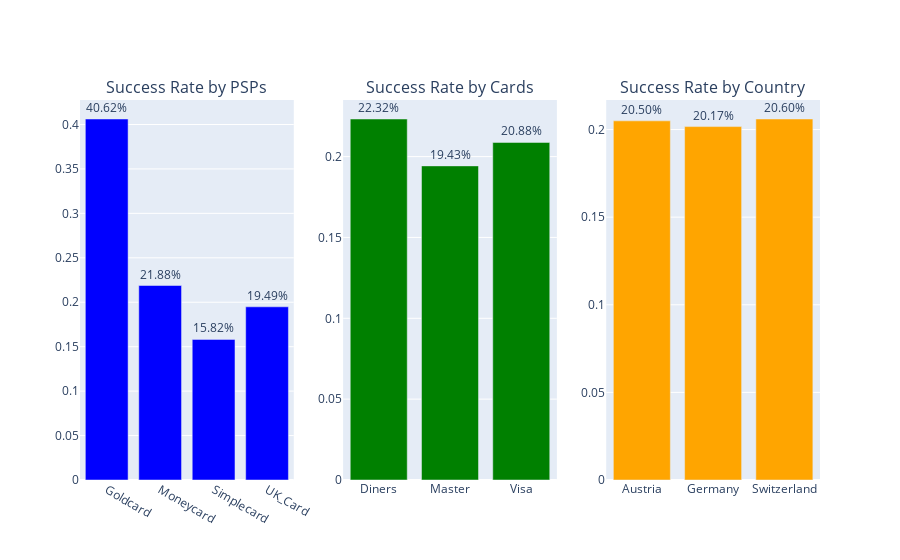

Notebook source saved alongside this figure:
### Code cell
#Calculating Avg success rates
df3["psp_success_rate"]=df3.groupby(['PSP'])[['success']].transform('mean')
df3["card_success_rate"]=df3.groupby(['card'])[['success']].transform('mean')
df3["country_success_rate"]=df3.groupby(['country'])[['success']].transform('mean')


#Creating tables for PSPs, cards, countries and their success rates
rates = df3[["PSP","card","country","psp_success_rate","card_success_rate","country_success_rate"]]
psp_success_rate_df = rates.groupby(["PSP"])[["psp_success_rate"]].mean().reset_index()
card_success_rate_df = rates.groupby(["card"])[["card_success_rate"]].mean().reset_index()
country_success_rate_df = rates.groupby(["country"])[["country_success_rate"]].mean().reset_index()

display(psp_success_rate_df)
display(card_success_rate_df)
display(country_success_rate_df)


#Plotting the success rates
trace_A = go.Bar(x=psp_success_rate_df['PSP'], y=psp_success_rate_df['psp_success_rate'], name='Txn Success Rate by PSPs', marker_color='blue', text=psp_success_rate_df["psp_success_rate"])
trace_B = go.Bar(x=card_success_rate_df['card'], y=card_success_rate_df['card_success_rate'], name='Txn Success Rate by Cards', marker_color='green', text=card_success_rate_df["card_success_rate"])
trace_C = go.Bar(x=country_success_rate_df['country'], y=country_success_rate_df['country_success_rate'], name='Txn Success Rate by Country', marker_color='orange', text=country_success_rate_df["country_success_rate"])

#Creating subplots
fig = plotly.subplots.make_subplots(rows=1, cols=3, subplot_titles=("Success Rate by PSPs", "Success Rate by Cards","Success Rate by Country"))

fig.add_trace(trace_A, row=1, col=1)
fig.add_trace(trace_B, row=1, col=2)
fig.add_trace(trace_C, row=1, col=3)

fig.update_layout(showlegend=False)
fig.update_traces(texttemplate='%{text:.2%}', textposition='outside')
fig.show()

### Figure 1 — Plotly figure (JSON) as saved in the notebook; plotly's stock layout.template omitted (floating-point values rounded to 4 significant figures)
{"data": [{"marker": {"color": "blue"}, "name": "Txn Success Rate by PSPs", "text": ["0.4061720698254435", "0.21883289124666877", "0.158212074925601", "0.19486130059122628"], "textposition": "outside", "texttemplate": "%{text:.2%}", "type": "bar", "x": ["Goldcard", "Moneycard", "Simplecard", "UK_Card"], "xaxis": "x", "y": [0.4062, 0.2188, 0.1582, 0.1949], "yaxis": "y"}, {"marker": {"color": "green"}, "name": "Txn Success Rate by Cards", "text": ["0.22324723247236491", "0.19425156320175535", "0.2087562360226921"], "textposition": "outside", "texttemplate": "%{text:.2%}", "type": "bar", "x": ["Diners", "Master", "Visa"], "xaxis": "x2", "y": [0.2232, 0.1943, 0.2088], "yaxis": "y2"}, {"marker": {"color": "orange"}, "name": "Txn Success Rate by Country", "text": ["0.20496894409939068", "0.2016962629206947", "0.2060247965905033"], "textposition": "outside", "texttemplate": "%{text:.2%}", "type": "bar", "x": ["Austria", "Germany", "Switzerland"], "xaxis": "x3", "y": [0.205, 0.2017, 0.206], "yaxis": "y3"}], "layout": {"annotations": [{"font": {"size": 16}, "showarrow": false, "text": "Success Rate by PSPs", "x": 0.1444, "xanchor": "center", "xref": "paper", "y": 1, "yanchor": "bottom", "yref": "paper"}, {"font": {"size": 16}, "showarrow": false, "text": "Success Rate by Cards", "x": 0.5, "xanchor": "center", "xref": "paper", "y": 1, "yanchor": "bottom", "yref": "paper"}, {"font": {"size": 16}, "showarrow": false, "text": "Success Rate by Country", "x": 0.8556, "xanchor": "center", "xref": "paper", "y": 1, "yanchor": "bottom", "yref": "paper"}], "showlegend": false, "xaxis": {"anchor": "y", "domain": [0, 0.2889]}, "xaxis2": {"anchor": "y2", "domain": [0.3556, 0.6444]}, "xaxis3": {"anchor": "y3", "domain": [0.7111, 1]}, "yaxis": {"anchor": "x", "domain": [0, 1]}, "yaxis2": {"anchor": "x2", "domain": [0, 1]}, "yaxis3": {"anchor": "x3", "domain": [0, 1]}}}
